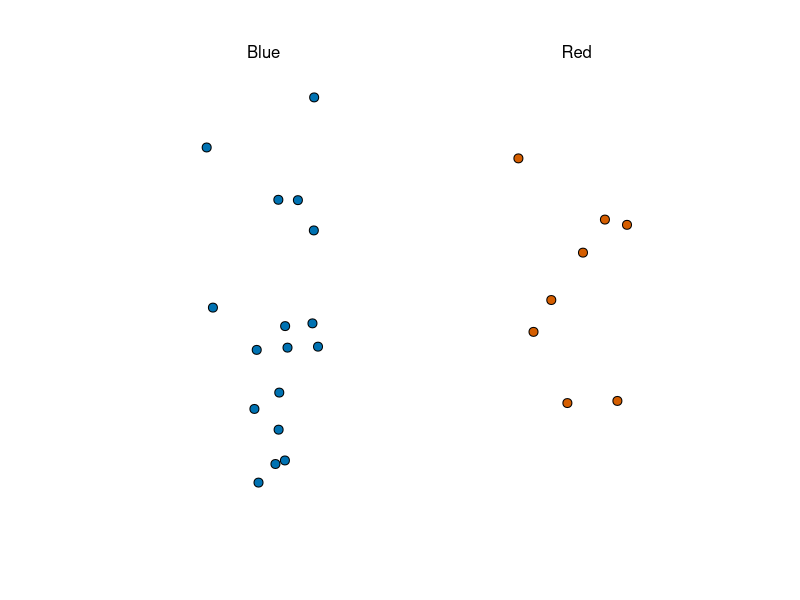
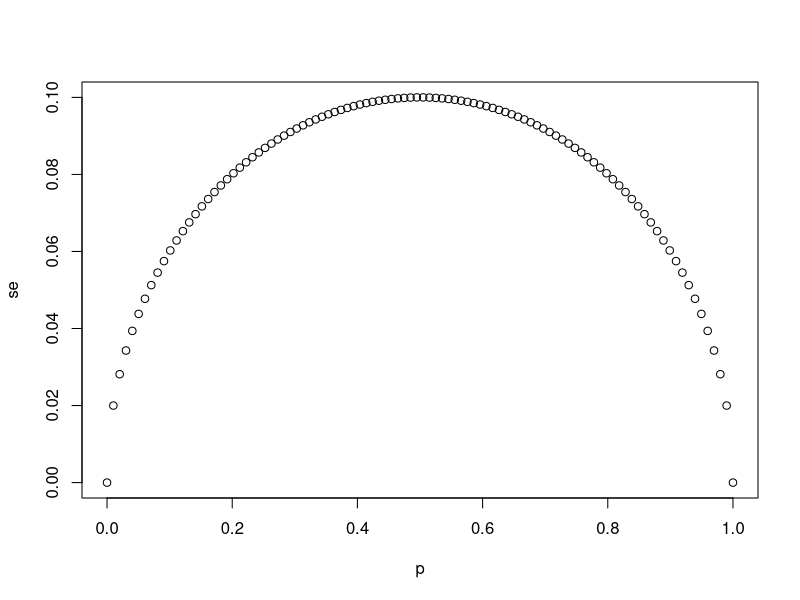
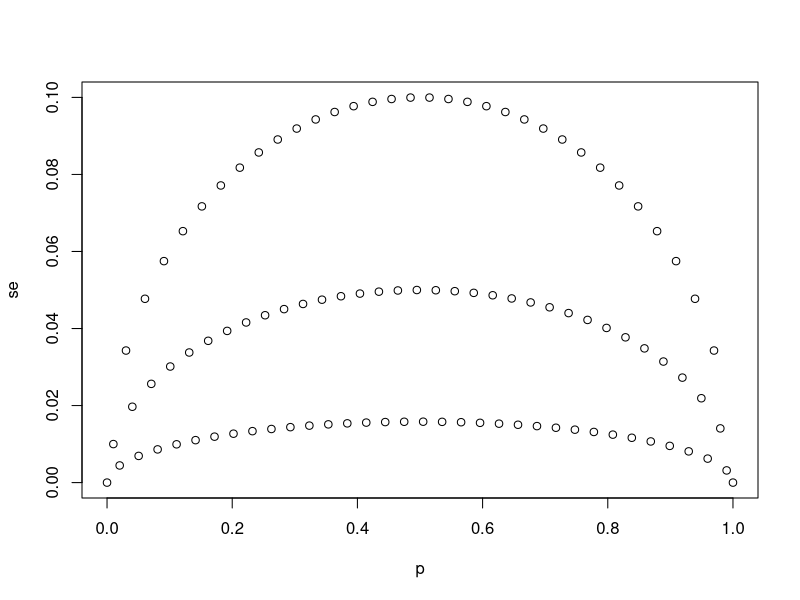
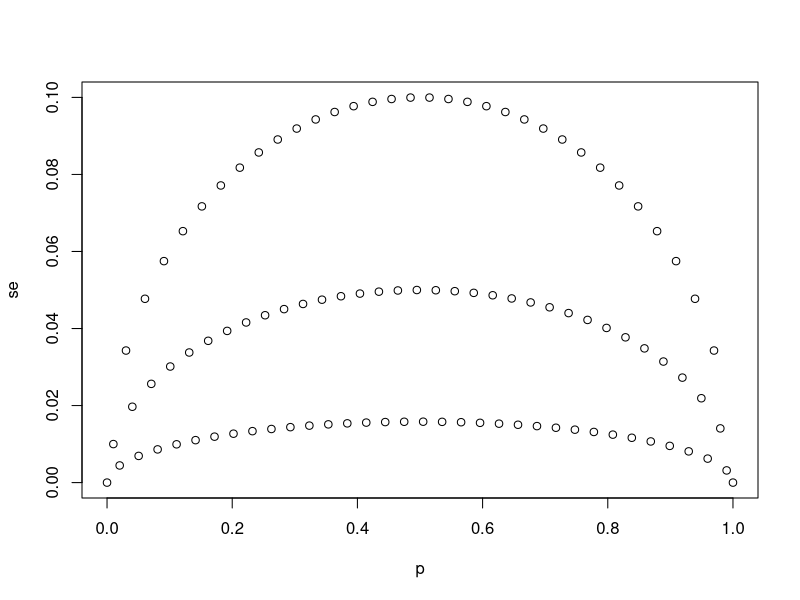
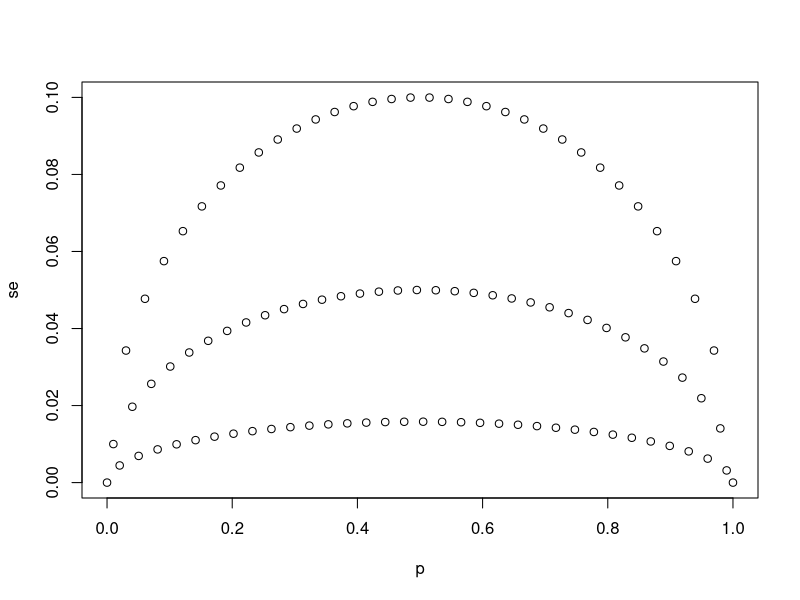
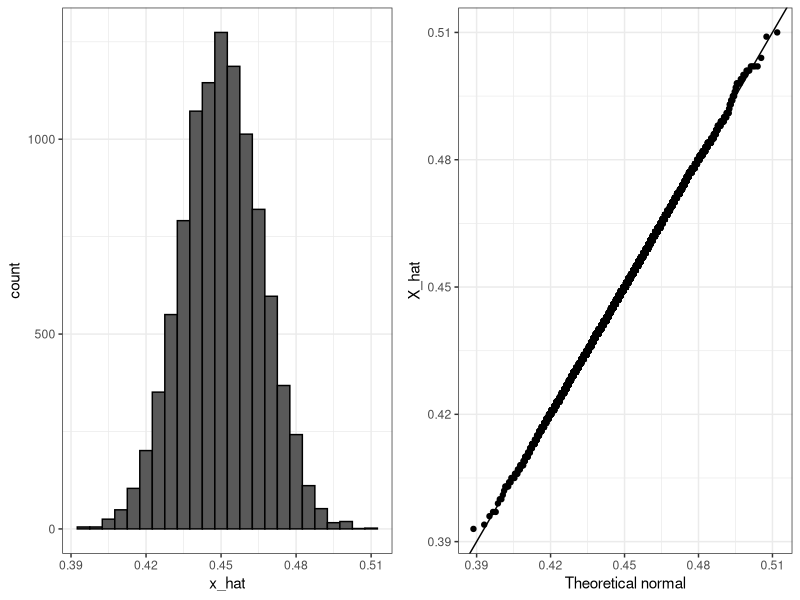
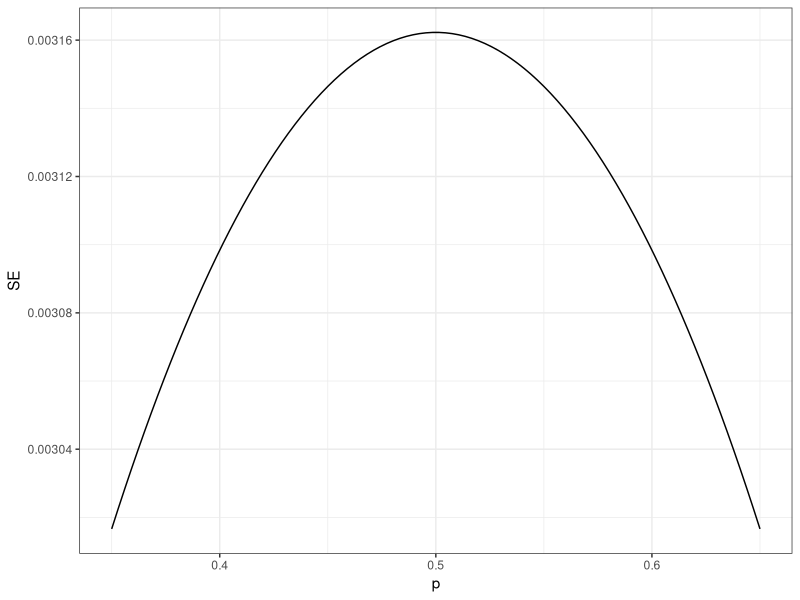
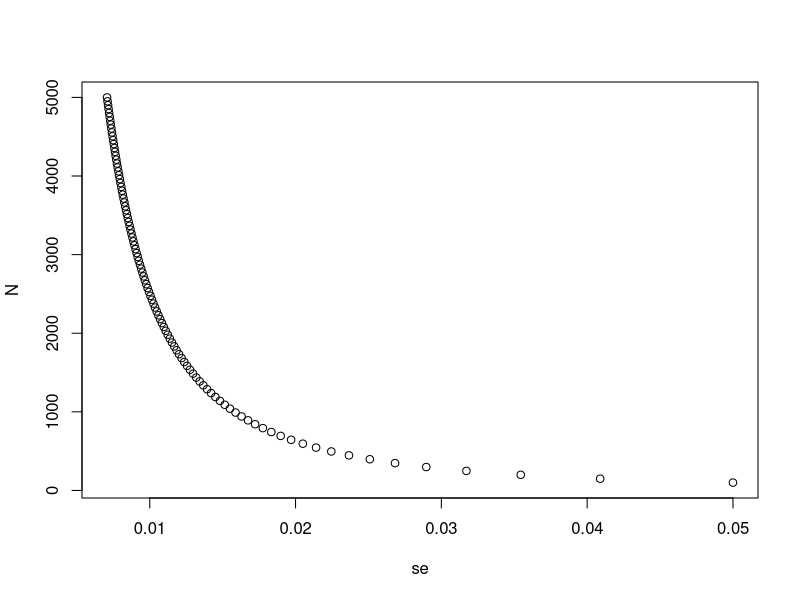

The R script that drew these images, in order:
## ---- chunk 1
library(tidyverse)
library(dslabs)
ds_theme_set()
take_poll(25)    # draw 25 beads
## ---- chunk 2
# `N` represents the number of people polled
N <- 25

# Create a variable `p` that contains 100 proportions ranging from 0 to 1 using the `seq` function
p <- seq(0,1, length.out = 100)
p

# Create a variable `se` that contains the standard error of each sample average
se <- sqrt(p*(1-p)/N)
se
# Plot `p` on the x-axis and `se` on the y-axis
plot(p, se)
## ---- chunk 3
# The vector `p` contains 100 proportions of Democrats ranging from 0 to 1 using the `seq` function
p <- seq(0, 1, length = 100)

# The vector `sample_sizes` contains the three sample sizes
sample_sizes <- c(25, 100, 1000)

# Write a for-loop that calculates the standard error `se` for every value of `p` for each of the three samples sizes `N` in the vector `sample_sizes`. Plot the three graphs, using the `ylim` argument to standardize the y-axis across all three plots.
for(n in sample_sizes){
    se <- sqrt(p*(1-p)/sample_sizes)
    plot(p, se, ylim = c(0, 0.1))
}
## ---- chunk 4
# `N` represents the number of people polled
N <- 25

# `p` represents the proportion of Democratic voters
p <- 0.45

# Calculate the standard error of the spread. Print this value to the console.
2*sqrt(p*(1-p)/N)
## ---- chunk 5
X_hat <- 0.48
se <- sqrt(X_hat*(1-X_hat)/25)
pnorm(0.01/se) - pnorm(-0.01/se)
## ---- chunk 6
p <- 0.45    # unknown p to estimate
N <- 1000

# simulate one poll of size N and determine x_hat
x <- sample(c(0,1), size = N, replace = TRUE, prob = c(1-p, p))
x_hat <- mean(x)

# simulate B polls of size N and determine average x_hat
B <- 10000    # number of replicates
N <- 1000    # sample size per replicate
x_hat <- replicate(B, {
    x <- sample(c(0,1), size = N, replace = TRUE, prob = c(1-p, p))
    mean(x)
})
## ---- chunk 7
library(tidyverse)
library(gridExtra)
p1 <- data.frame(x_hat = x_hat) %>%
    ggplot(aes(x_hat)) +
    geom_histogram(binwidth = 0.005, color = "black")
p2 <- data.frame(x_hat = x_hat) %>%
    ggplot(aes(sample = x_hat)) +
    stat_qq(dparams = list(mean = mean(x_hat), sd = sd(x_hat))) +
    geom_abline() +
    ylab("X_hat") +
    xlab("Theoretical normal")
grid.arrange(p1, p2, nrow=1)
## ---- chunk 8
library(tidyverse)
N <- 100000
p <- seq(0.35, 0.65, length = 100)
SE <- sapply(p, function(x) 2*sqrt(x*(1-x)/N))
data.frame(p = p, SE = SE) %>%
    ggplot(aes(p, SE)) +
    geom_line()
## ---- chunk 9
# Write a function called `take_sample` that takes `p` and `N` as arguements and returns the average value of a randomly sampled population.
take_sample <- function(p,N){
    sim <- sample(c(1,0), N, replace = TRUE, prob = c(p, 1-p))   
    mean(sim)
}

# Use the `set.seed` function to make sure your answer matches the expected result after random sampling
set.seed(1)

# Define `p` as the proportion of Democrats in the population being polled
p <- 0.45

# Define `N` as the number of people polled
N <- 100

# Call the `take_sample` function to determine the sample average of `N` randomly selected people from a population containing a proportion of Democrats equal to `p`. Print this value to the console.
take_sample(p, N)
## ---- chunk 10
# Define `p` as the proportion of Democrats in the population being polled
p <- 0.45

# Define `N` as the number of people polled
N <- 100

# The variable `B` specifies the number of times we want the sample to be replicated
B <- 10000

# Use the `set.seed` function to make sure your answer matches the expected result after random sampling
set.seed(1)

# Create an objected called `errors` that replicates subtracting the result of the `take_sample` function from `p` for `B` replications
errors <- replicate(B, {
    differences <- p - take_sample(p,N)
    differences
})

# Calculate the mean of the errors. Print this value to the console.
mean(errors)
## ---- chunk 11
# Define `p` as the proportion of Democrats in the population being polled
p <- 0.45

# Define `N` as the number of people polled
N <- 100

# The variable `B` specifies the number of times we want the sample to be replicated
B <- 10000

# Use the `set.seed` function to make sure your answer matches the expected result after random sampling
set.seed(1)

# We generated `errors` by subtracting the estimate from the actual proportion of Democratic voters
errors <- replicate(B, p - take_sample(p, N))

# Calculate the mean of the absolute value of each simulated error. Print this value to the console.
mean(abs(errors))

## ---- chunk 12
# Define `p` as the proportion of Democrats in the population being polled
p <- 0.45

# Define `N` as the number of people polled
N <- 100

# The variable `B` specifies the number of times we want the sample to be replicated
B <- 10000

# Use the `set.seed` function to make sure your answer matches the expected result after random sampling
set.seed(1)

# We generated `errors` by subtracting the estimate from the actual proportion of Democratic voters
errors <- replicate(B, p - take_sample(p, N))

# Calculate the standard deviation of `errors`
sqrt(mean((errors)^2))

## ---- chunk 13
# Define `p` as the expected value equal to 0.45
p <- 0.45

# Define `N` as the sample size
N <- 100

# Calculate the standard error
sqrt(p*(1-p)/N)
## ---- chunk 14
# Define `p` as a proportion of Democratic voters to simulate
p <- 0.45

# Define `N` as the sample size
N <- 100

# Use the `set.seed` function to make sure your answer matches the expected result after random sampling
set.seed(1)

# Define `X` as a random sample of `N` voters with a probability of picking a Democrat ('1') equal to `p`
X <- sample(c(1,0), N, replace = TRUE, prob = c(p, 1-p))
X
# Define `X_bar` as the average sampled proportion
X_bar <- mean(X)
X_bar
# Calculate the standard error of the estimate. Print the result to the console.
sqrt((X_bar * (1-X_bar))/N)

## ---- chunk 15
N <- seq(100, 5000, len = 100)
p <- 0.5
se <- sqrt(p*(1-p)/N)
plot(se, N)
## ---- chunk 16
# Define `p` as the proportion of Democrats in the population being polled
p <- 0.45

# Define `N` as the number of people polled
N <- 100

# The variable `B` specifies the number of times we want the sample to be replicated
B <- 10000

# Use the `set.seed` function to make sure your answer matches the expected result after random sampling
set.seed(1)

# Generate `errors` by subtracting the estimate from the actual proportion of Democratic voters
errors <- replicate(B, p - take_sample(p, N))

# Generate a qq-plot of `errors` with a qq-line showing a normal distribution
qqnorm(errors)
qqline(errors)
## ---- chunk 17
# Define `p` as the proportion of Democrats in the population being polled
p <- 0.45

# Define `N` as the number of people polled
N <- 100

# Calculate the probability that the estimated proportion of Democrats in the population is greater than 0.5. Print this value to the console.
1-pnorm(0.5, p, sqrt(p*(1-p)/N))
## ---- chunk 18
# Define `N` as the number of people polled
N <-100

# Define `X_hat` as the sample average
X_hat <- 0.51

# Define `se_hat` as the standard error of the sample average
se_hat <- sqrt(X_hat*(1-X_hat)/N)

# Calculate the probability that the error is 0.01 or larger
1-(pnorm(0.01/se_hat) - pnorm(-0.01/se_hat))
## ---- chunk 19
library(dplyr)
library(dslabs)
library(ggplot2)
data("nhtemp")
data.frame(year = as.numeric(time(nhtemp)), temperature = as.numeric(nhtemp)) %>%
    ggplot(aes(year, temperature)) +
    geom_point() +
    geom_smooth() +
    ggtitle("Average Yearly Temperatures in New Haven")
## ---- chunk 20
p <- 0.45
N <- 1000
X <- sample(c(0,1), size = N, replace = TRUE, prob = c(1-p, p))    # generate N observations
X_hat <- mean(X)    # calculate X_hat
SE_hat <- sqrt(X_hat*(1-X_hat)/N)    # calculate SE_hat, SE of the mean of N observations
c(X_hat - 2*SE_hat, X_hat + 2*SE_hat)    # build interval of 2*SE above and below mean
## ---- chunk 21
z <- qnorm(0.995)    # calculate z to solve for 99% confidence interval
pnorm(qnorm(0.995))    # demonstrating that qnorm gives the z value for a given probability
pnorm(qnorm(1-0.995))    # demonstrating symmetry of 1-qnorm
pnorm(z) - pnorm(-z)    # demonstrating that this z value gives correct probability for interval
